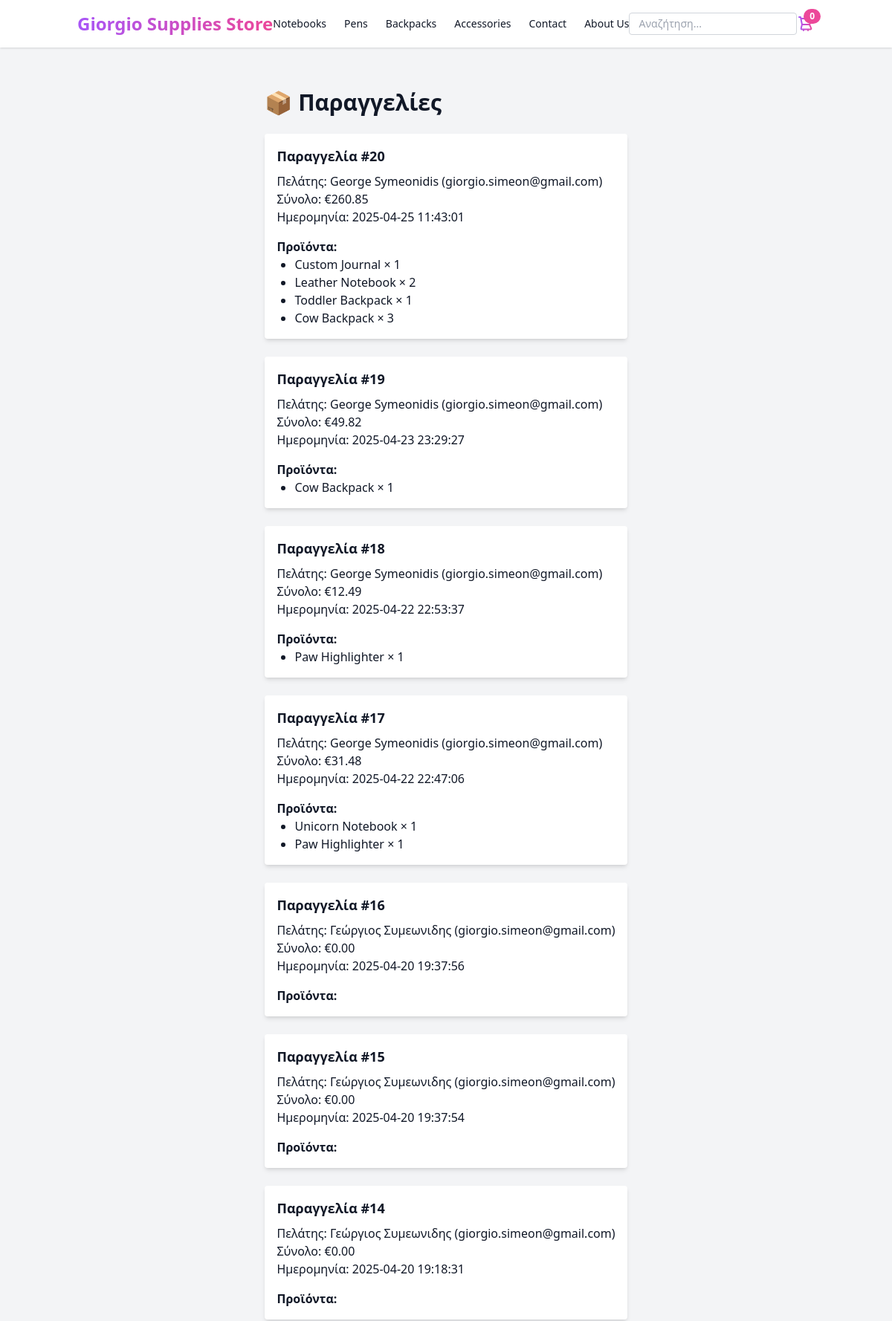
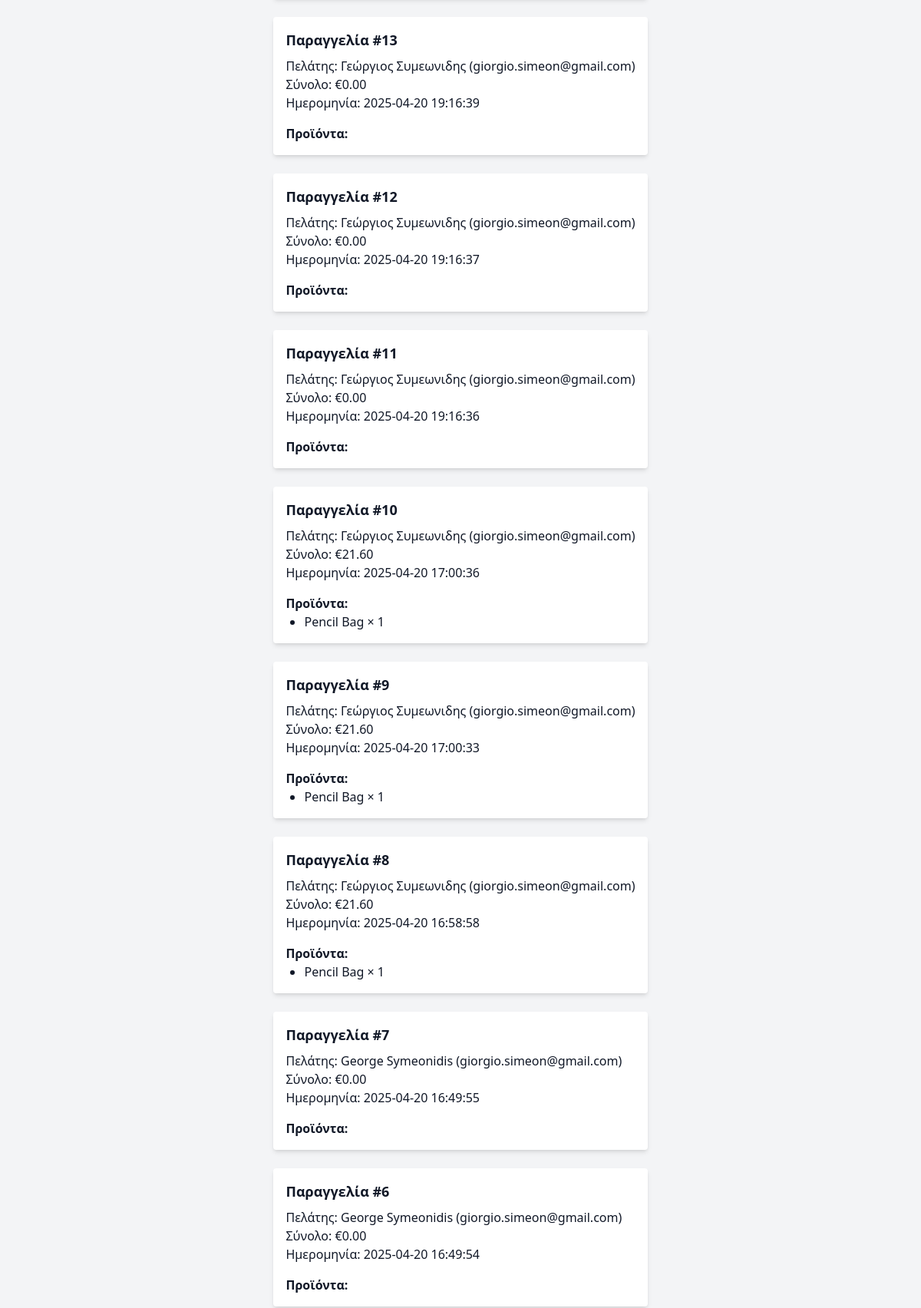
Screenshot of /admin_orders.php (upper part) with the database file from the repository (2 pictures, top to bottom).
### tables this page shows
CREATE TABLE `orders` (
  `id` int(11) NOT NULL,
  `customer_name` varchar(255) DEFAULT NULL,
  `customer_email` varchar(255) DEFAULT NULL,
  `total_price` decimal(10,2) DEFAULT NULL,
  `created_at` datetime NOT NULL DEFAULT current_timestamp() ON UPDATE current_timestamp()
);

CREATE TABLE `order_items` (
  `id` int(11) NOT NULL,
  `order_id` int(11) DEFAULT NULL,
  `product_id` int(11) DEFAULT NULL,
  `quantity` int(11) DEFAULT NULL
);

CREATE TABLE `products` (
  `id` int(11) NOT NULL,
  `name` varchar(255) DEFAULT NULL,
  `description` text DEFAULT NULL,
  `price` decimal(10,2) DEFAULT NULL,
  `image` varchar(255) DEFAULT NULL,
  `category` varchar(100) DEFAULT NULL
);

### admin_orders.php (the view)
<?php include 'partials/header.php'; ?>
<?php require 'db.php'; ?>
<div class="max-w-5xl mx-auto py-10 px-4">
  <h1 class="text-3xl font-bold mb-6">📦 Παραγγελίες</h1>
  <?php
  $stmt = $pdo->query("SELECT * FROM orders ORDER BY created_at DESC");
  $orders = $stmt->fetchAll();
  foreach ($orders as $order):
  ?>
    <div class="bg-white shadow-md rounded p-4 mb-6">
      <h2 class="text-lg font-semibold mb-2">Παραγγελία #<?= $order['id'] ?></h2>
      <p>Πελάτης: <?= htmlspecialchars($order['customer_name']) ?> (<?= htmlspecialchars($order['customer_email']) ?>)</p>
      <p>Σύνολο: €<?= number_format($order['total_price'], 2) ?></p>
      <p>Ημερομηνία: <?= $order['created_at'] ?></p>
      <h3 class="mt-4 font-semibold">Προϊόντα:</h3>
      <ul class="list-disc ml-6">
        <?php
        $stmtItems = $pdo->prepare("SELECT p.name, oi.quantity
                                    FROM order_items oi
                                    JOIN products p ON oi.product_id = p.id
                                    WHERE oi.order_id = ?");
        $stmtItems->execute([$order['id']]);
        foreach ($stmtItems as $item):
        ?>
          <li><?= htmlspecialchars($item['name']) ?> × <?= $item['quantity'] ?></li>
        <?php endforeach; ?>
      </ul>
    </div>
  <?php endforeach; ?>
</div>
<?php include 'partials/footer.php'; ?>

### partials/header.php (shortened to what this page needs)
<!DOCTYPE html>
<html lang="el">
<head>
  <script src="https://cdn.tailwindcss.com"></script>
</head>
<body class="flex flex-col min-h-screen bg-gray-100 text-gray-900">
  <header class="bg-white shadow z-50 sticky top-0 mb-4">
    <div class="container mx-auto px-4 py-4 flex items-center justify-between">
      <a href="index.php" class="text-2xl font-bold bg-gradient-to-r from-purple-500 to-pink-500 text-transparent bg-clip-text">
      </a>
    <nav id="main-menu" class="hidden md:flex md:flex-row flex-col md:space-x-6 text-sm font-medium bg-white md:bg-transparent w-full md:w-auto px-4 pb-4 md:px-0 md:pb-0">
      <a href="category.php?category=Notebooks" class="block py-1 md:py-0 hover:text-purple-600">Notebooks</a>
      <a href="category.php?category=Pens" class="block py-1 md:py-0 hover:text-purple-600">Pens</a>
      <a href="category.php?category=Backpacks" class="block py-1 md:py-0 hover:text-purple-600">Backpacks</a>
      <a href="category.php?category=Accessories" class="block py-1 md:py-0 hover:text-purple-600">Accessories</a>
      <a href="contact.php" class="block py-1 md:py-0 hover:text-purple-600">Contact</a>
      <a href="about.php" class="block py-1 md:py-0 hover:text-purple-600">About Us</a>
    </nav>
       <div class="relative hidden md:flex flex-1 max-w-xs">
         <input type="text" id="live-search" name="search"
         placeholder="Αναζήτηση..."
         autocomplete="off"
         class="w-full border border-gray-300 rounded px-3 py-1 text-sm focus:outline-none focus:ring-2 focus:ring-purple-500">
      </div>
      <div class="relative group ml-4 md:ml-0">
  <a href="cart.php" class="relative">
    <span id="cart-count"
          class="absolute -top-2 -right-2 bg-pink-500 text-white text-xs font-semibold px-2 py-0.5 rounded-full">
      0
    </span>
  </a>
</div>
</div>
  </header>

### partials/footer.php (shortened to what this page needs)
</body>
</html>

### partials/header.php (style rules this page uses)
#main-menu { transition: max-height 0.3s ease-out; }

### rows the page displays
orders: id "20", customer_name "George Symeonidis", customer_email "giorgio.simeon@gmail.com", total_price "260.85", created_at "2025-04-25 11:43:01"
order_items: product.name "Custom Journal", quantity "1"
order_items: product.name "Leather Notebook", quantity "2"
order_items: product.name "Toddler Backpack", quantity "1"
order_items: product.name "Cow Backpack", quantity "3"
orders: id "19", customer_name "George Symeonidis", customer_email "giorgio.simeon@gmail.com", total_price "49.82", created_at "2025-04-23 23:29:27"
order_items: product.name "Cow Backpack", quantity "1"
orders: id "18", customer_name "George Symeonidis", customer_email "giorgio.simeon@gmail.com", total_price "12.49", created_at "2025-04-22 22:53:37"
order_items: product.name "Paw Highlighter", quantity "1"
orders: id "17", customer_name "George Symeonidis", customer_email "giorgio.simeon@gmail.com", total_price "31.48", created_at "2025-04-22 22:47:06"
order_items: product.name "Unicorn Notebook", quantity "1"
orders: id "16", customer_name "Γεώργιος Συμεωνιδης", customer_email "giorgio.simeon@gmail.com", total_price "0.00", created_at "2025-04-20 19:37:56"
orders: id "15", customer_name "Γεώργιος Συμεωνιδης", customer_email "giorgio.simeon@gmail.com", total_price "0.00", created_at "2025-04-20 19:37:54"
orders: id "14", customer_name "Γεώργιος Συμεωνιδης", customer_email "giorgio.simeon@gmail.com", total_price "0.00", created_at "2025-04-20 19:18:31"
orders: id "13", customer_name "Γεώργιος Συμεωνιδης", customer_email "giorgio.simeon@gmail.com", total_price "0.00", created_at "2025-04-20 19:16:39"
orders: id "12", customer_name "Γεώργιος Συμεωνιδης", customer_email "giorgio.simeon@gmail.com", total_price "0.00", created_at "2025-04-20 19:16:37"
orders: id "11", customer_name "Γεώργιος Συμεωνιδης", customer_email "giorgio.simeon@gmail.com", total_price "0.00", created_at "2025-04-20 19:16:36"
orders: id "10", customer_name "Γεώργιος Συμεωνιδης", customer_email "giorgio.simeon@gmail.com", total_price "21.60", created_at "2025-04-20 17:00:36"
order_items: product.name "Pencil Bag", quantity "1"
orders: id "9", customer_name "Γεώργιος Συμεωνιδης", customer_email "giorgio.simeon@gmail.com", total_price "21.60", created_at "2025-04-20 17:00:33"
orders: id "8", customer_name "Γεώργιος Συμεωνιδης", customer_email "giorgio.simeon@gmail.com", total_price "21.60", created_at "2025-04-20 16:58:58"
orders: id "7", customer_name "George Symeonidis", customer_email "giorgio.simeon@gmail.com", total_price "0.00", created_at "2025-04-20 16:49:55"
orders: id "6", customer_name "George Symeonidis", customer_email "giorgio.simeon@gmail.com", total_price "0.00", created_at "2025-04-20 16:49:54"
